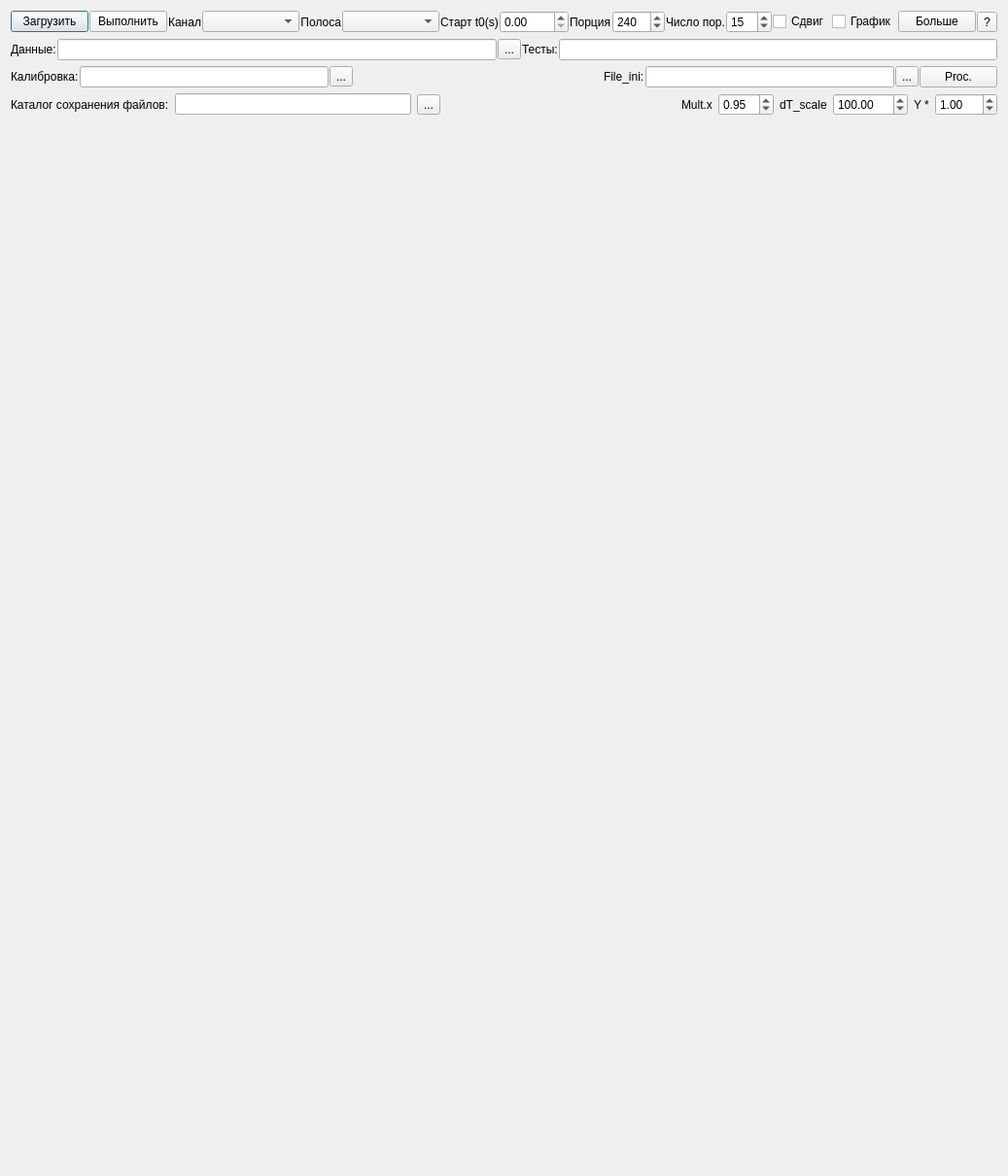
<?xml version="1.0" encoding="UTF-8"?>
<ui version="4.0">
 <class>grav</class>
 <widget class="QDialog" name="grav">
  <property name="geometry">
   <rect>
    <x>0</x>
    <y>0</y>
    <width>1020</width>
    <height>1210</height>
   </rect>
  </property>
  <property name="windowTitle">
   <string>gamma</string>
  </property>
  <layout class="QVBoxLayout" name="verticalLayout_2">
   <item>
    <layout class="QHBoxLayout" name="horizontalLayout_3" stretch="1,0,1,2,1,2,0,0,0,0,0,0,0,0,0,0,0,0">
     <property name="spacing">
      <number>1</number>
     </property>
     <item>
      <widget class="QPushButton" name="pushButton_2">
       <property name="text">
        <string>Загрузить</string>
       </property>
      </widget>
     </item>
     <item>
      <widget class="QPushButton" name="pushButton">
       <property name="text">
        <string>Выполнить</string>
       </property>
      </widget>
     </item>
     <item>
      <widget class="QLabel" name="label_3">
       <property name="layoutDirection">
        <enum>Qt::LeftToRight</enum>
       </property>
       <property name="text">
        <string>Канал</string>
       </property>
       <property name="alignment">
        <set>Qt::AlignRight|Qt::AlignTrailing|Qt::AlignVCenter</set>
       </property>
      </widget>
     </item>
     <item>
      <widget class="QComboBox" name="comboBox_2">
       <property name="minimumSize">
        <size>
         <width>100</width>
         <height>0</height>
        </size>
       </property>
       <property name="editable">
        <bool>false</bool>
       </property>
      </widget>
     </item>
     <item>
      <widget class="QLabel" name="label_2">
       <property name="minimumSize">
        <size>
         <width>0</width>
         <height>0</height>
        </size>
       </property>
       <property name="text">
        <string>Полоса</string>
       </property>
       <property name="alignment">
        <set>Qt::AlignRight|Qt::AlignTrailing|Qt::AlignVCenter</set>
       </property>
      </widget>
     </item>
     <item>
      <widget class="QComboBox" name="comboBox">
       <property name="minimumSize">
        <size>
         <width>100</width>
         <height>0</height>
        </size>
       </property>
       <property name="editable">
        <bool>false</bool>
       </property>
      </widget>
     </item>
     <item>
      <widget class="QLabel" name="label_8">
       <property name="text">
        <string>Старт t0(s)</string>
       </property>
      </widget>
     </item>
     <item>
      <widget class="QDoubleSpinBox" name="doubleSpinBox">
       <property name="maximum">
        <double>3599.989999999999782</double>
       </property>
       <property name="singleStep">
        <double>10.000000000000000</double>
       </property>
       <property name="value">
        <double>0.000000000000000</double>
       </property>
      </widget>
     </item>
     <item>
      <widget class="QLabel" name="label">
       <property name="text">
        <string>Порция</string>
       </property>
      </widget>
     </item>
     <item>
      <widget class="QSpinBox" name="spinBox">
       <property name="minimum">
        <number>1</number>
       </property>
       <property name="maximum">
        <number>3600</number>
       </property>
       <property name="singleStep">
        <number>10</number>
       </property>
       <property name="value">
        <number>240</number>
       </property>
      </widget>
     </item>
     <item>
      <widget class="QLabel" name="label_7">
       <property name="text">
        <string>Число пор.</string>
       </property>
      </widget>
     </item>
     <item>
      <widget class="QSpinBox" name="spinBox_2">
       <property name="minimum">
        <number>1</number>
       </property>
       <property name="maximum">
        <number>360</number>
       </property>
       <property name="value">
        <number>15</number>
       </property>
      </widget>
     </item>
     <item>
      <spacer name="horizontalSpacer_2">
       <property name="orientation">
        <enum>Qt::Horizontal</enum>
       </property>
       <property name="sizeHint" stdset="0">
        <size>
         <width>5</width>
         <height>20</height>
        </size>
       </property>
      </spacer>
     </item>
     <item>
      <widget class="QCheckBox" name="checkBox">
       <property name="text">
        <string>Сдвиг</string>
       </property>
      </widget>
     </item>
     <item>
      <widget class="QCheckBox" name="checkBox_2">
       <property name="text">
        <string>График</string>
       </property>
      </widget>
     </item>
     <item>
      <spacer name="horizontalSpacer">
       <property name="orientation">
        <enum>Qt::Horizontal</enum>
       </property>
       <property name="sizeHint" stdset="0">
        <size>
         <width>40</width>
         <height>20</height>
        </size>
       </property>
      </spacer>
     </item>
     <item>
      <widget class="QPushButton" name="pushButton_3">
       <property name="text">
        <string>Больше</string>
       </property>
       <property name="checkable">
        <bool>true</bool>
       </property>
       <property name="checked">
        <bool>false</bool>
       </property>
      </widget>
     </item>
     <item>
      <widget class="QToolButton" name="tbHelp">
       <property name="text">
        <string>?</string>
       </property>
      </widget>
     </item>
    </layout>
   </item>
   <item>
    <layout class="QHBoxLayout" name="horizontalLayout">
     <property name="spacing">
      <number>1</number>
     </property>
     <item>
      <widget class="QLabel" name="label_4">
       <property name="text">
        <string>Данные:</string>
       </property>
      </widget>
     </item>
     <item>
      <widget class="QLineEdit" name="leData"/>
     </item>
     <item>
      <widget class="QToolButton" name="pbSelectFile">
       <property name="text">
        <string>...</string>
       </property>
      </widget>
     </item>
     <item>
      <widget class="QLabel" name="label_9">
       <property name="text">
        <string>Тесты:</string>
       </property>
      </widget>
     </item>
     <item>
      <widget class="QLineEdit" name="LineEdit">
       <property name="readOnly">
        <bool>false</bool>
       </property>
      </widget>
     </item>
    </layout>
   </item>
   <item>
    <layout class="QHBoxLayout" name="horizontalLayout_2">
     <property name="spacing">
      <number>1</number>
     </property>
     <item>
      <widget class="QLabel" name="label_5">
       <property name="text">
        <string>Калибровка:</string>
       </property>
      </widget>
     </item>
     <item>
      <widget class="QLineEdit" name="leHR"/>
     </item>
     <item>
      <widget class="QToolButton" name="pbSelectHR">
       <property name="text">
        <string>...</string>
       </property>
      </widget>
     </item>
     <item>
      <spacer name="horizontalSpacer_4">
       <property name="orientation">
        <enum>Qt::Horizontal</enum>
       </property>
       <property name="sizeHint" stdset="0">
        <size>
         <width>40</width>
         <height>20</height>
        </size>
       </property>
      </spacer>
     </item>
     <item>
      <widget class="QLabel" name="label_13">
       <property name="text">
        <string>File_ini:</string>
       </property>
      </widget>
     </item>
     <item>
      <widget class="QLineEdit" name="LineEdit_fileIni"/>
     </item>
     <item>
      <widget class="QToolButton" name="selectIniFile">
       <property name="text">
        <string>...</string>
       </property>
      </widget>
     </item>
     <item>
      <widget class="QPushButton" name="pushButton_4">
       <property name="text">
        <string>Proc.</string>
       </property>
      </widget>
     </item>
    </layout>
   </item>
   <item>
    <layout class="QHBoxLayout" name="horizontalLayout_4">
     <item>
      <widget class="QLabel" name="label_6">
       <property name="text">
        <string>Каталог сохранения файлов:</string>
       </property>
      </widget>
     </item>
     <item>
      <widget class="QLineEdit" name="leDir"/>
     </item>
     <item>
      <widget class="QToolButton" name="toolButton_3">
       <property name="text">
        <string>...</string>
       </property>
      </widget>
     </item>
     <item>
      <spacer name="horizontalSpacer_3">
       <property name="orientation">
        <enum>Qt::Horizontal</enum>
       </property>
       <property name="sizeHint" stdset="0">
        <size>
         <width>40</width>
         <height>20</height>
        </size>
       </property>
      </spacer>
     </item>
     <item>
      <widget class="QLabel" name="label_12">
       <property name="text">
        <string>Mult.x</string>
       </property>
      </widget>
     </item>
     <item>
      <widget class="QDoubleSpinBox" name="doubleSpinBox_4">
       <property name="minimum">
        <double>0.010000000000000</double>
       </property>
       <property name="singleStep">
        <double>0.100000000000000</double>
       </property>
       <property name="value">
        <double>0.950000000000000</double>
       </property>
      </widget>
     </item>
     <item>
      <widget class="QLabel" name="label_11">
       <property name="text">
        <string>dT_scale</string>
       </property>
      </widget>
     </item>
     <item>
      <widget class="QDoubleSpinBox" name="doubleSpinBox_3">
       <property name="maximum">
        <double>10000.000000000000000</double>
       </property>
       <property name="singleStep">
        <double>50.000000000000000</double>
       </property>
       <property name="value">
        <double>100.000000000000000</double>
       </property>
      </widget>
     </item>
     <item>
      <widget class="QLabel" name="label_10">
       <property name="text">
        <string>Y *</string>
       </property>
      </widget>
     </item>
     <item>
      <widget class="QDoubleSpinBox" name="doubleSpinBox_2">
       <property name="minimum">
        <double>0.010000000000000</double>
       </property>
       <property name="maximum">
        <double>100.000000000000000</double>
       </property>
       <property name="singleStep">
        <double>0.200000000000000</double>
       </property>
       <property name="value">
        <double>1.000000000000000</double>
       </property>
      </widget>
     </item>
    </layout>
   </item>
   <item>
    <layout class="QVBoxLayout" name="verticalLayout" stretch="0,0,20">
     <item>
      <widget class="QCustomPlot" name="widget" native="true">
       <property name="sizePolicy">
        <sizepolicy hsizetype="Expanding" vsizetype="Expanding">
         <horstretch>0</horstretch>
         <verstretch>0</verstretch>
        </sizepolicy>
       </property>
       <property name="minimumSize">
        <size>
         <width>0</width>
         <height>500</height>
        </size>
       </property>
      </widget>
     </item>
     <item>
      <spacer name="verticalSpacer">
       <property name="orientation">
        <enum>Qt::Vertical</enum>
       </property>
       <property name="sizeHint" stdset="0">
        <size>
         <width>20</width>
         <height>13</height>
        </size>
       </property>
      </spacer>
     </item>
     <item>
      <widget class="GraphicWidget" name="widget_2" native="true">
       <property name="sizePolicy">
        <sizepolicy hsizetype="Expanding" vsizetype="Expanding">
         <horstretch>0</horstretch>
         <verstretch>0</verstretch>
        </sizepolicy>
       </property>
       <property name="minimumSize">
        <size>
         <width>0</width>
         <height>500</height>
        </size>
       </property>
      </widget>
     </item>
    </layout>
   </item>
  </layout>
 </widget>
 <layoutdefault spacing="6" margin="11"/>
 <customwidgets>
  <customwidget>
   <class>GraphicWidget</class>
   <extends>QWidget</extends>
   <header>GraphicWidget.h</header>
   <container>1</container>
  </customwidget>
  <customwidget>
   <class>QCustomPlot</class>
   <extends>QWidget</extends>
   <header>qcustomplot.h</header>
   <container>1</container>
  </customwidget>
 </customwidgets>
 <resources/>
 <connections>
  <connection>
   <sender>pushButton_3</sender>
   <signal>toggled(bool)</signal>
   <receiver>widget</receiver>
   <slot>setVisible(bool)</slot>
   <hints>
    <hint type="sourcelabel">
     <x>990</x>
     <y>32</y>
    </hint>
    <hint type="destinationlabel">
     <x>629</x>
     <y>154</y>
    </hint>
   </hints>
  </connection>
 </connections>
</ui>
